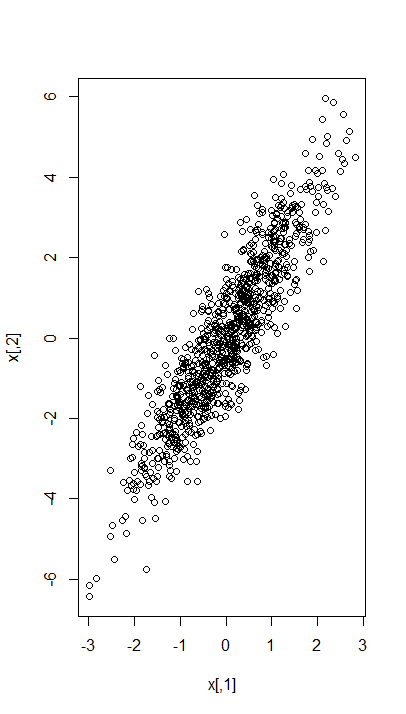

Generate this figure with R:
library(mvtnorm )
sigma <- matrix(c(1,1.8,1.8,4), ncol=2)
x <- rmvnorm(n=1000, mean = c(0,0) , sigma )
plot(x)
